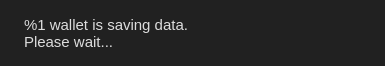
<?xml version="1.0" encoding="UTF-8"?>
<ui version="4.0">
 <class>ExitWidget</class>
 <widget class="QWidget" name="ExitWidget">
  <property name="geometry">
   <rect>
    <x>0</x>
    <y>0</y>
    <width>385</width>
    <height>66</height>
   </rect>
  </property>
  <property name="windowTitle">
   <string>Saving data</string>
  </property>
  <property name="styleSheet">
   <string notr="true">background-color: #212121;
color: #ddd;
border: 0px;</string>
  </property>
  <layout class="QHBoxLayout" name="horizontalLayout" stretch="0,1">
   <item>
    <widget class="QLabel" name="m_clockLabel">
     <property name="text">
      <string/>
     </property>
    </widget>
   </item>
   <item>
    <widget class="QLabel" name="m_label">
     <property name="font">
      <font>
       <pointsize>-1</pointsize>
      </font>
     </property>
     <property name="styleSheet">
      <string notr="true">font-size: 15px;</string>
     </property>
     <property name="text">
      <string>%1 wallet is saving data.
Please wait...</string>
     </property>
    </widget>
   </item>
  </layout>
 </widget>
 <resources/>
 <connections/>
</ui>
